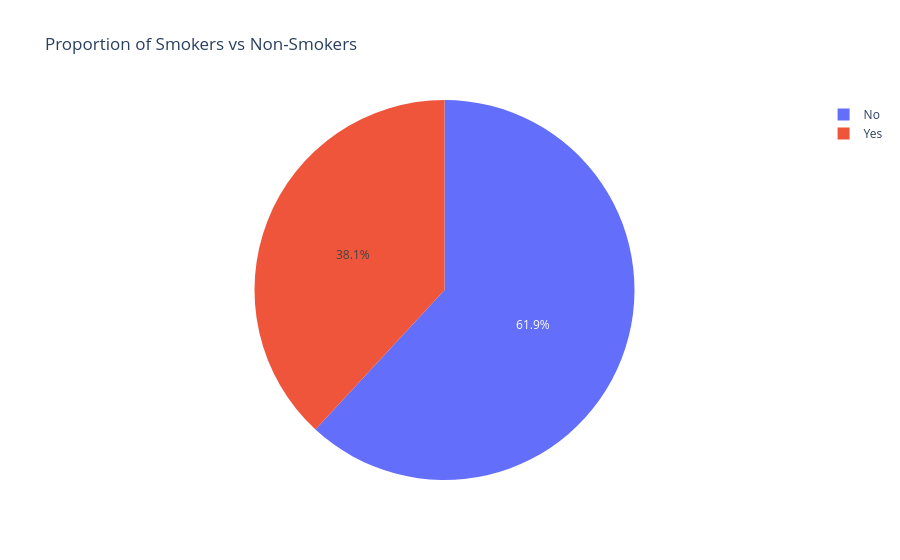

This figure's notebook cell:
### Code cell
# Interactive pie chart of the proportion of smokers vs non-smokers
smoker_counts = df['smoker'].value_counts()
fig = px.pie(
    names=smoker_counts.index,
    values=smoker_counts.values,
    title='Proportion of Smokers vs Non-Smokers',
    labels={'index': 'Smoker Status', 'values': 'Count'}
)
fig.show()

### Figure 1 — Plotly figure (JSON) as saved in the notebook; plotly's stock layout.template omitted (floating-point values rounded to 4 significant figures)
{"data": [{"domain": {"x": [0, 1], "y": [0, 1]}, "hovertemplate": "label=%{label}<br>Count=%{value}<extra></extra>", "labels": ["No", "Yes"], "legendgroup": "", "name": "", "showlegend": true, "type": "pie", "values": [151, 93]}], "layout": {"legend": {"tracegroupgap": 0}, "title": {"text": "Proportion of Smokers vs Non-Smokers"}}}
